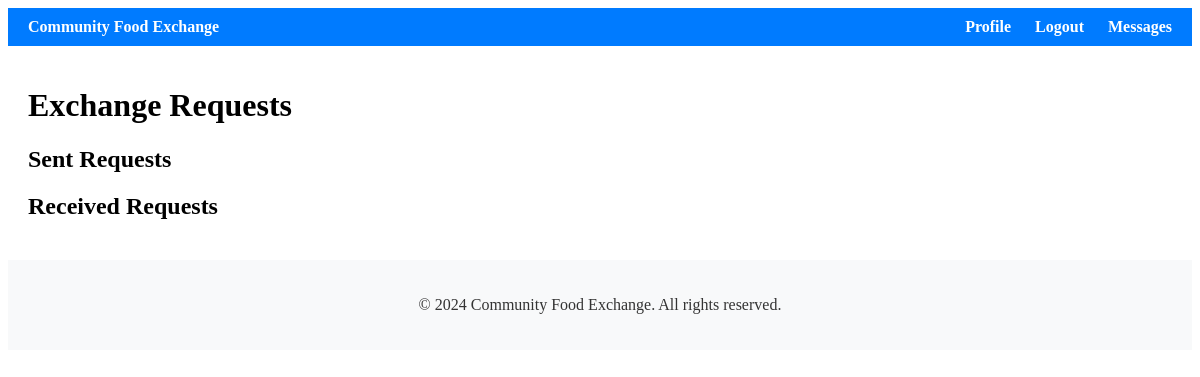
Page /exchange/requests/ (signed in) on the earlier database version.
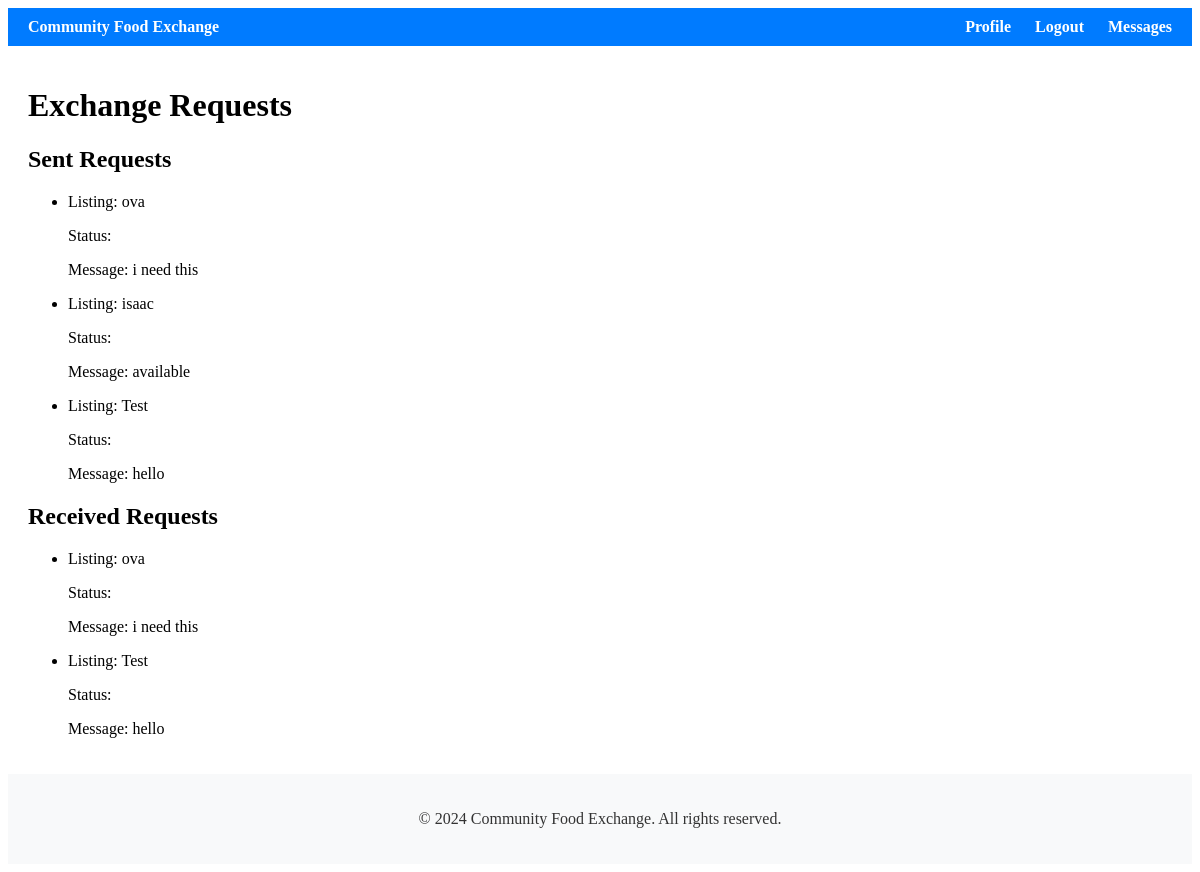
Same page on the later database version.
### exchange/models.py (models this page shows, shortened)
class ExchangeRequest(models.Model):
    sender = models.ForeignKey(User, on_delete=models.CASCADE, related_name='exchange_sent_requests')
    receiver = models.ForeignKey(User, on_delete=models.CASCADE, related_name='exchange_received_requests')
    listing = models.ForeignKey(Listing, on_delete=models.CASCADE)
    message = models.TextField()
    status = models.CharField(max_length=20, choices=[('pending', 'Pending'), ('accepted', 'Accepted'), ('rejected', 'Rejected')])
    created_at = models.DateTimeField(auto_now_add=True)

### listings/models.py (models this page shows, shortened)
class Listing(models.Model):
    user = models.ForeignKey(User, on_delete=models.CASCADE)
    item_name = models.CharField(max_length=100)
    description = models.TextField()
    quantity = models.PositiveIntegerField()
    expiration_date = models.DateField()
    created_at = models.DateTimeField(auto_now_add=True)  # Add created_at field with auto_now_add=True
    image = models.ImageField(upload_to=listing_image_path)  # Specify the upload path here

### exchange/views.py (the view)
# urls.py: path('requests/', exchange_requests, name='exchange_requests'),
@login_required
def exchange_requests(request):
    sent_requests = ExchangeRequest.objects.filter(sender=request.user)
    received_requests = ExchangeRequest.objects.filter(receiver=request.user)
    return render(request, 'exchange/exchange_requests.html', {'sent_requests': sent_requests, 'received_requests': received_requests})

### exchange/templates/exchange/exchange_requests.html
{% extends 'accounts/base.html' %}
{% block content %}
<h1>Exchange Requests</h1>
<div class="sent-requests">
    <h2>Sent Requests</h2>
    <ul>
        {% for request in sent_requests %}
        <li>
            <p>Listing: {{ request.listing.item_name }}</p>
            <p>Status: {{ request.status }}</p>
            <p>Message: {{ request.message }}</p>
        </li>
        {% endfor %}
    </ul>
</div>
<div class="received-requests">
    <h2>Received Requests</h2>
    <ul>
        {% for request in received_requests %}
        <li>
            <p>Listing: {{ request.listing.item_name }}</p>
            <p>Status: {{ request.status }}</p>
            <p>Message: {{ request.message }}</p>
        </li>
        {% endfor %}
    </ul>
</div>
{% endblock %}

Differences in the rows shown:
added ExchangeRequest: listing.item_name "ova", message "i need this"
added ExchangeRequest: listing.item_name "isaac", message "available", shown under "Sent Requests"
added ExchangeRequest: listing.item_name "Test", message "hello"
